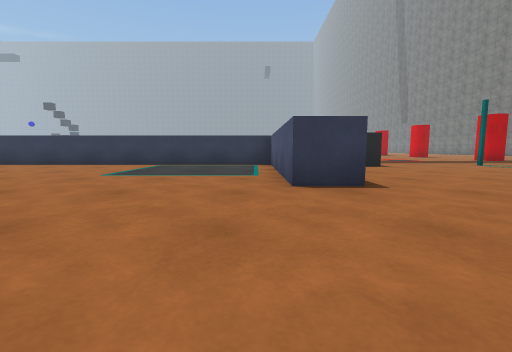
view 1 (above)

12 first-person views from a walk through a Unity game level. The camera is 0.51 m above the floor, tilts 6° down and sees 90° across. The floor is counted in squares, 1 m on a side. Each view is taken from the middle of a square. On the plan, view 1 faces up. The plan holds only what a view shows up to about 9 squares ahead; the rest is blank. The place goes on beyond the plan. Some surface patterns are stand-ins.

view 2
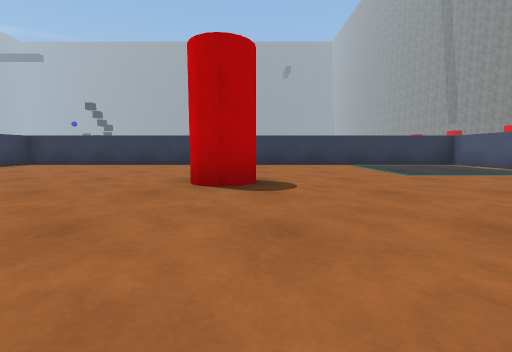

view 3
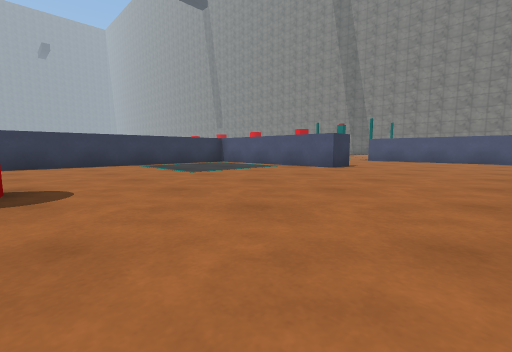

view 4
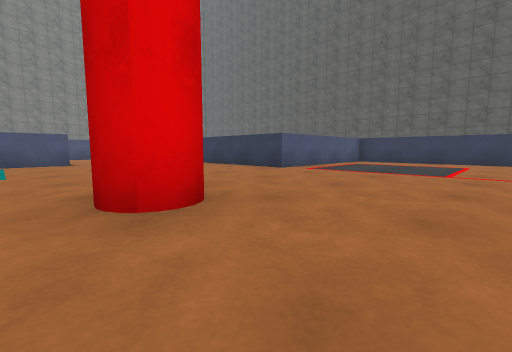

view 5
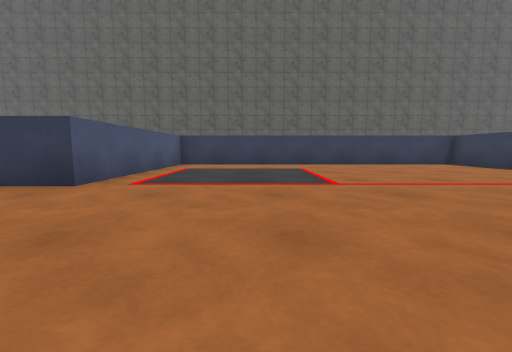

view 6
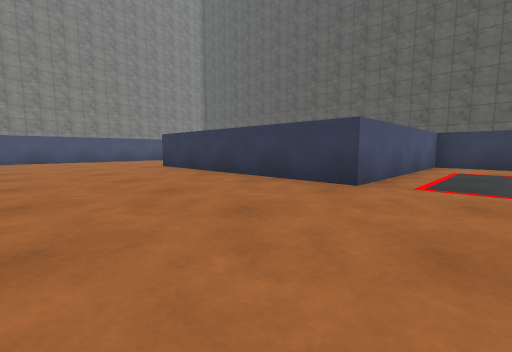

view 7
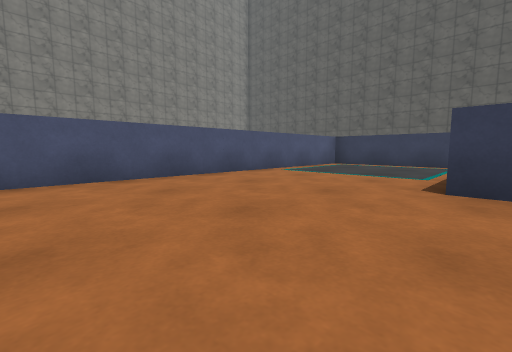

view 8
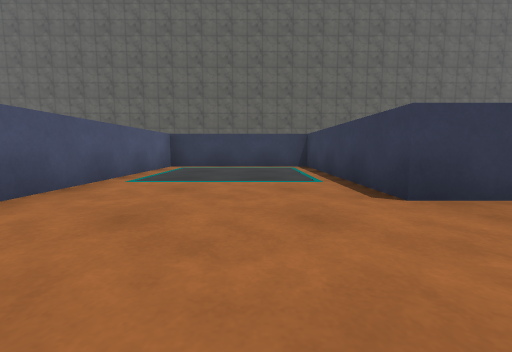

view 9
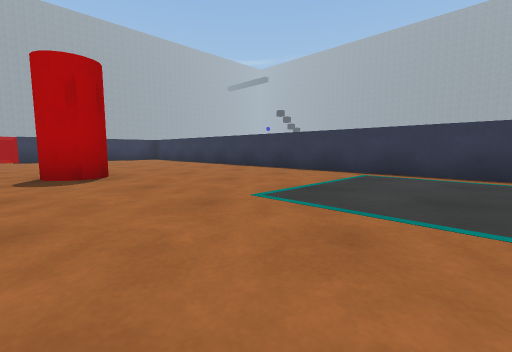

view 10
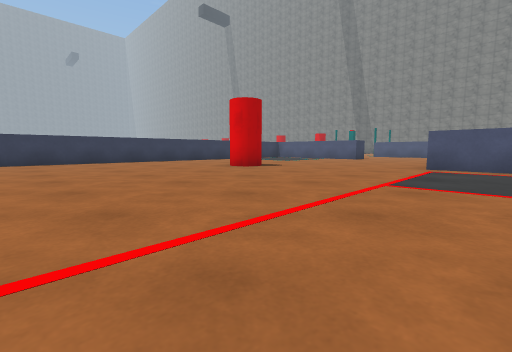

view 11
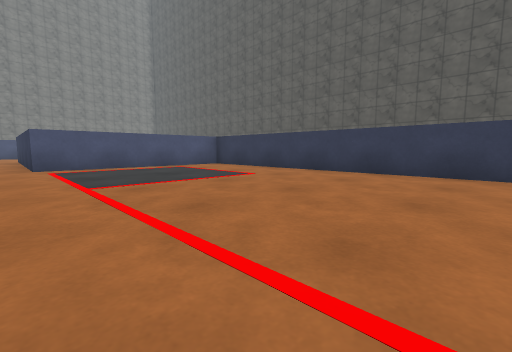

view 12
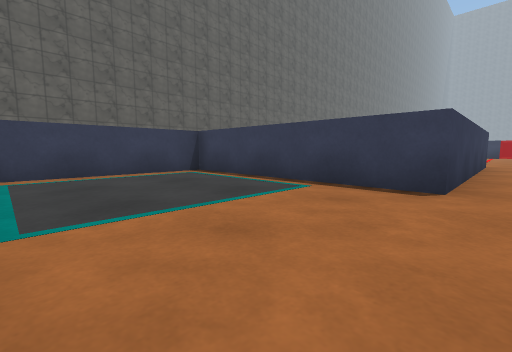

### Floor plan
Points are (right, up) in squares from view 1. A wall is a line through its corners. A room is listed if a view was taken in it or the views show most of it. See-through windows are left out.
Room 1 (views 1, 2, 3, 4, 5, 6, 7, 8, 9, 10, 11, 12)
walls: (-3.6, -0.5) (0.5, -0.5); (0.5, 4.5) (0.5, 8.5) (-3.5, 8.5); (-4.4, 8.5) (-8.5, 8.5); (1.5, -1.4) (1.5, -5.5) (5.5, -5.5) (5.5, -1.5); (-9.4, 8.5) (-12.5, 8.5); (-8.6, -5.5) (-4.5, -5.5) (-4.5, -1.5); (-12.5, -5.5) (-9.5, -5.5); (5.5, -0.5) (5.5, 3.1)
ways out: opening at (3, 4)
objects: red cylinder (-7, 4) to (-6, 4); cube (-4, -1); other object (-3, 5) to (0, 8); cube (1, -1); other object (2, -5) to (5, -2)

Positions as (right, up) in squares from view 1, and headings:
1: (0, 0), facing up
2: (-6, 0), facing up
3: (-6, 0), facing up-right
4: (-9, 5), facing down-right
5: (-7, 3), facing down
6: (-6, 3), facing down-right
7: (1, 3), facing down-right
8: (3, 2), facing down
9: (-1, 3), facing up-left
10: (-12, -2), facing up-right
11: (-12, 0), facing down-right
12: (5, 0), facing down-left
